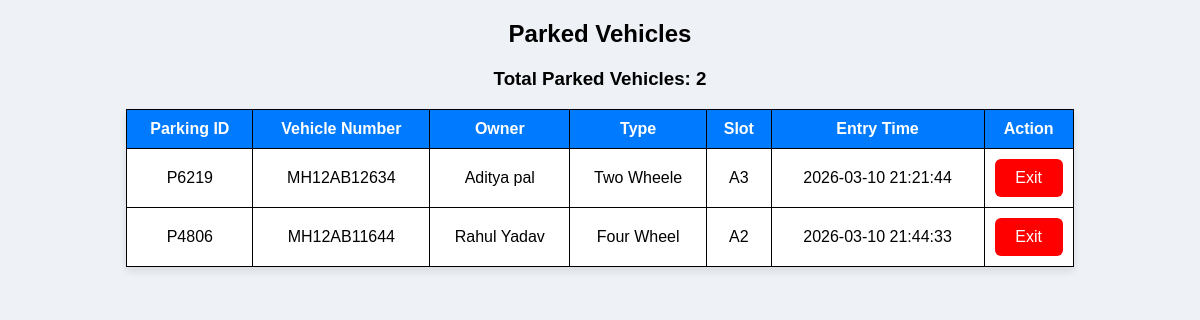
The page /view.php on the database its author committed.
### tables this page shows
CREATE TABLE `vehicles` (
  `id` int(11) NOT NULL,
  `parking_id` varchar(10) NOT NULL,
  `vehicle_number` varchar(20) NOT NULL,
  `owner_name` varchar(50) NOT NULL,
  `vehicle_type` varchar(10) NOT NULL,
  `parking_slot` varchar(11) NOT NULL,
  `entry_time` datetime NOT NULL,
  `exit_time` datetime NOT NULL,
  `fee` int(11) NOT NULL
);

### view.php (the view, shortened to what this page needs)
<?php include 'db.php'; ?>
<!DOCTYPE html>
<html>
<head>
<link rel="stylesheet" href="style.css">
</head>
<body>
<h2 style="text-align:center;">Parked Vehicles</h2>
<?php
$result = mysqli_query($conn,"SELECT * FROM vehicles WHERE exit_time IS NULL");
$count = mysqli_num_rows($result);
?>
<h3 style="text-align:center;">Total Parked Vehicles: <?php echo $count; ?></h3>
<table class="vehicle-table">
<tr>
<th>Parking ID</th>
<th>Vehicle Number</th>
<th>Owner</th>
<th>Type</th>
<th>Slot</th>
<th>Entry Time</th>
<th>Action</th>
</tr>
<?php
while($row = mysqli_fetch_assoc($result)){
?>
<tr>
<td><?php echo $row['parking_id']; ?></td>
<td><?php echo $row['vehicle_number']; ?></td>
<td><?php echo $row['owner_name']; ?></td>
<td><?php echo $row['vehicle_type']; ?></td>
<td><?php echo $row['parking_slot']; ?></td>
<td><?php echo $row['entry_time']; ?></td>
<td>
<a href="exit_process.php?id=<?php echo $row['id']; ?>">
<button class="red">Exit</button>
</a>
</td>
</tr>
<?php } ?>
</table>
</body>
</html>

### style.css (style rules this page uses)
body { font-family: Arial; background:#eef2f7; text-align:center; }
button { padding:10px 20px; border:none; border-radius:5px; color:white; cursor:pointer; }
.red { background:red; }
button { padding:10px; width:100%; border:none; border-radius:6px; color:white; font-size:16px; cursor:pointer; }
.red { background:#dc3545; }
.vehicle-table { width:80%; margin:auto; border-collapse:collapse; background:white; box-shadow:0 4px 8px rgba(0,0,0,0.1); }
.vehicle-table th { background:#007bff; color:white; padding:12px; }
.vehicle-table { width:80%; margin:auto; border-collapse:collapse; }
.vehicle-table th, .vehicle-table td { border:1px solid #ddd; padding:10px; text-align:center; }
.vehicle-table { width:80%; margin:auto; border-collapse: collapse; text-align:center; }
.vehicle-table th, .vehicle-table td { border:1px solid black; padding:10px; }
.red { background:red; color:white; }

### rows shown on the page
vehicles: parking "P6219", vehicle_number "MH12AB12634", owner_name "Aditya pal", vehicle_type "Two Wheele", parking_slot "A3", entry_time "2026-03-10 21:21:44"
vehicles: parking "P4806", vehicle_number "MH12AB11644", owner_name "Rahul Yadav", vehicle_type "Four Wheel", parking_slot "A2", entry_time "2026-03-10 21:44:33"

### other values the page prints
$count "2"
